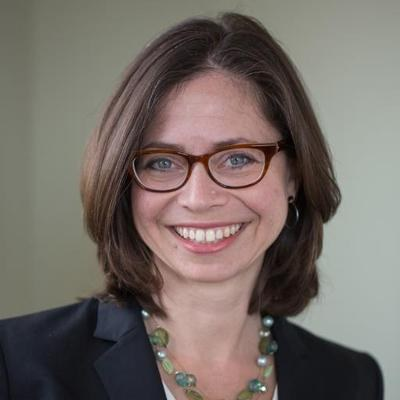
#> input picture assets/images/uploads/jodi-daniel.jpg, 400 x 400 px
$ python build-share-card.py ../assets/images/uploads/jodi-daniel.jpg
#> lines starting #> are read from the running program, lines starting #| are printed output that depends on the picture; after the words box and inside, x2 and y2 are one past the last pixel; in counts of white or black regions, pixels touching at a corner belong together
#!/usr/bin/env python3
"""Regenerate assets/images/share-card.png, the 1200x630 link-preview card.

    python3 scripts/build-share-card.py            # write the PNG
    python3 scripts/build-share-card.py --check    # exit 1 if the PNG is stale

The card is the site's blue gradient, the existing headshot
(assets/images/uploads/jodi-daniel.jpg) in a circle, and her name set in
Raleway Bold -- the same face and letter-spacing as the page's <h1>. It carries
the NAME ONLY, deliberately: the card is served while the site is gated
(site_live: false), when no role or marketing claim may ship (issue #26).

Needs Pillow (PIL). The font is scripts/share-card/Raleway-Variable.ttf (SIL
OFL, license beside it); `scripts/` is excluded from the Jekyll build, so
neither the font nor this script is published. Output is deterministic for a
given Pillow/FreeType; if a different version moves a pixel, rerun this and
commit the PNG.

NOT /admin-editable: the name (NAME_LINES) and the headshot path are baked into
this script, and the PNG is a committed file. Changing her name or swapping the
photo in /admin does NOT update the card; a developer has to edit this script (if
the name changed), rerun it, and commit the PNG.
"""
import os
import sys

from PIL import Image, ImageDraw, ImageFont

ROOT = os.path.abspath(os.path.join(os.path.dirname(__file__), ".."))
HEADSHOT = os.path.join(ROOT, "assets", "images", "uploads", "jodi-daniel.jpg")
FONT = os.path.join(ROOT, "scripts", "share-card", "Raleway-Variable.ttf")
OUT = os.path.join(ROOT, "assets", "images", "share-card.png")

W, H = 1200, 630
SS = 2  # draw at 2x, then downsample, for smooth circle and text edges

# Stops copied from assets/css/jodidaniel.css (body background, 135deg).
GRADIENT = [(0.00, (0x1A, 0x3A, 0x5C)), (0.25, (0x2D, 0x5A, 0x7B)), (0.50, (0x3D, 0x7A, 0x9C)),
            (0.75, (0x4A, 0x8D, 0xAD)), (1.00, (0x5B, 0xA0, 0xBE))]
ACCENT = (0x5D, 0xD9, 0xE8)
WHITE = (255, 255, 255)
NAME_LINES = ("JODI", "DANIEL")
NAME_SIZE = 118   # px at 1x
TRACKING = 0.10   # em, like `header h1 { letter-spacing }`


def gradient(w, h):
    """135deg CSS-style linear gradient (corner to corner)."""
#> called with w = 2400, h = 1260
    img = Image.new("RGB", (w, h))
#> img: PIL image 2400x1260 RGB; every value is 0
    px = img.load()
    # CSS 135deg: direction vector (1,1)/sqrt2; gradient line length = w*sin+h*cos.
    length = (w + h) / 2 ** 0.5
    for y in range(h):
        for x in range(w):
            t = ((x - w / 2) + (y - h / 2)) / 2 ** 0.5 / length + 0.5
            t = min(1.0, max(0.0, t))
            for (a, ca), (b, cb) in zip(GRADIENT, GRADIENT[1:]):
                if t <= b:
                    f = (t - a) / (b - a)
                    px[x, y] = tuple(round(ca[i] + (cb[i] - ca[i]) * f) for i in range(3))
                    break
    return img


def tracked_width(font, text, tracking_px):
    return sum(font.getlength(c) for c in text) + tracking_px * (len(text) - 1)


def draw_tracked(draw, xy, text, font, fill, tracking_px):
    x, y = xy
    for c in text:
        draw.text((x, y), c, font=font, fill=fill)
        x += font.getlength(c) + tracking_px


def render():
    w, h = W * SS, H * SS
    img = gradient(w, h)
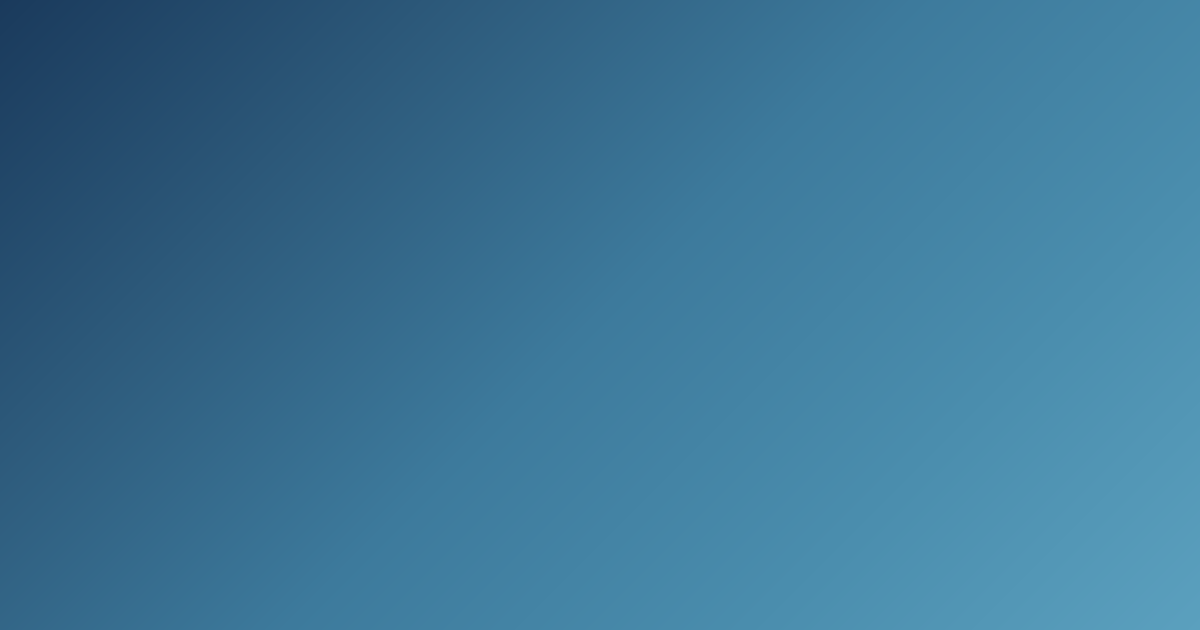
#> img: PIL image 2400x1260 RGB (shown at 1/2 size); mean R, G, B 60, 117.3, 150.3
    draw = ImageDraw.Draw(img)

    # Headshot: circle with a white ring, vertically centered on the left.
    d = 400 * SS
    cx, cy = 300 * SS, h // 2
    ring = 10 * SS
    draw.ellipse((cx - d // 2 - ring, cy - d // 2 - ring, cx + d // 2 + ring, cy + d // 2 + ring), fill=WHITE)
    shot = Image.open(HEADSHOT).convert("RGB").resize((d, d), Image.LANCZOS)
    mask = Image.new("L", (d * 4, d * 4), 0)
#> mask: PIL image 3200x3200 L; every value is 0
    ImageDraw.Draw(mask).ellipse((0, 0, d * 4 - 1, d * 4 - 1), fill=255)
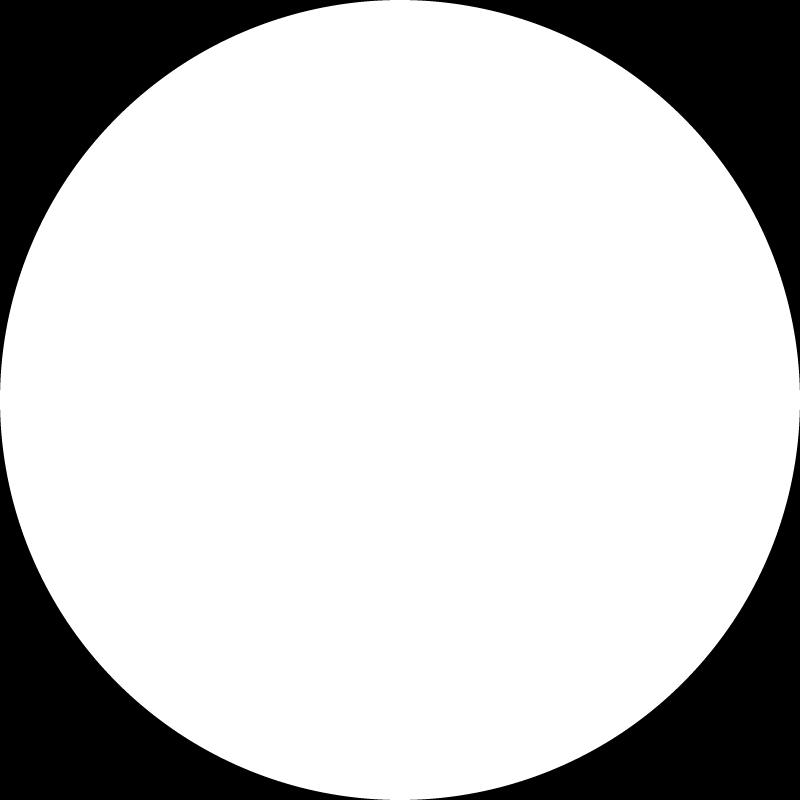
#> mask: PIL image 3200x3200 L (shown at 1/4 size); 78.5% white; 4 black regions, box (x1, y1, x2, y2) and area: (0, 0, 1560, 1560) 549503, (1640, 0, 3200, 1560) 549503, (0, 1640, 1560, 3200) 549503, (1640, 1640, 3200, 3200) 549503
    mask = mask.resize((d, d), Image.LANCZOS)
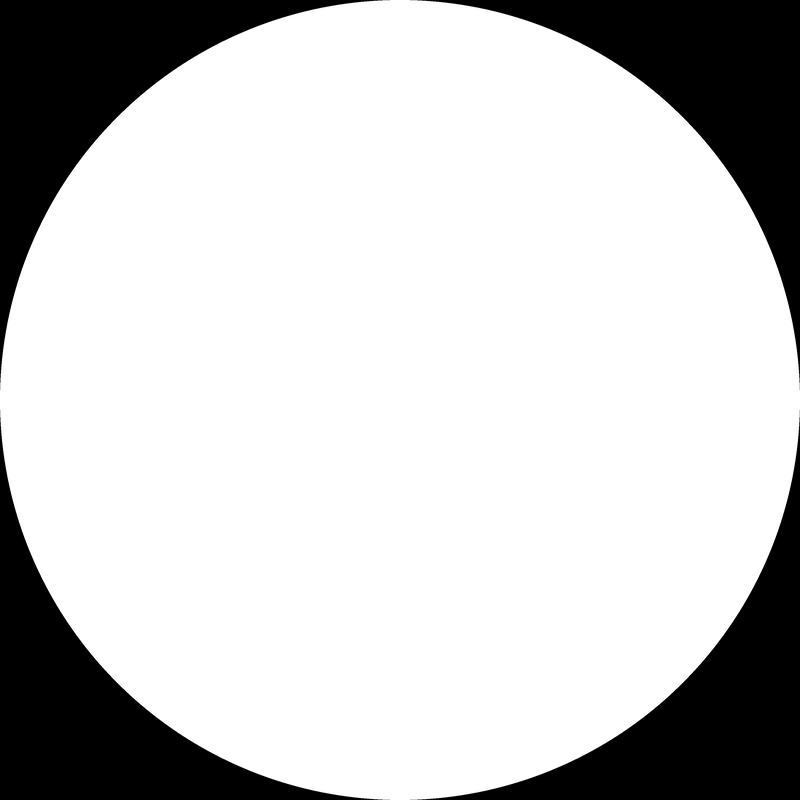
#> mask: PIL image 800x800 L; min 0, max 255, mean 200.3
    img.paste(shot, (cx - d // 2, cy - d // 2), mask)
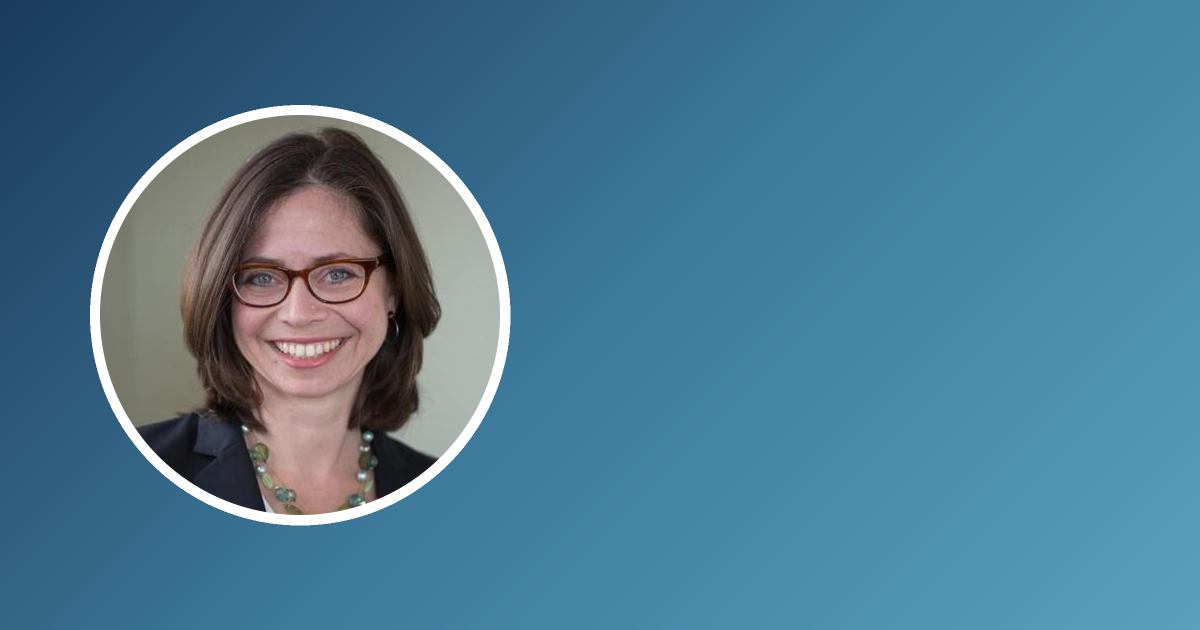
#> img: PIL image 2400x1260 RGB (shown at 1/2 size); mean R, G, B 75.1, 121.1, 147

    # Name, stacked, left-aligned at x=600, with an accent rule underneath.
    font = ImageFont.truetype(FONT, NAME_SIZE * SS)
#> (the run stopped early here; a loop or call above may not have finished)
